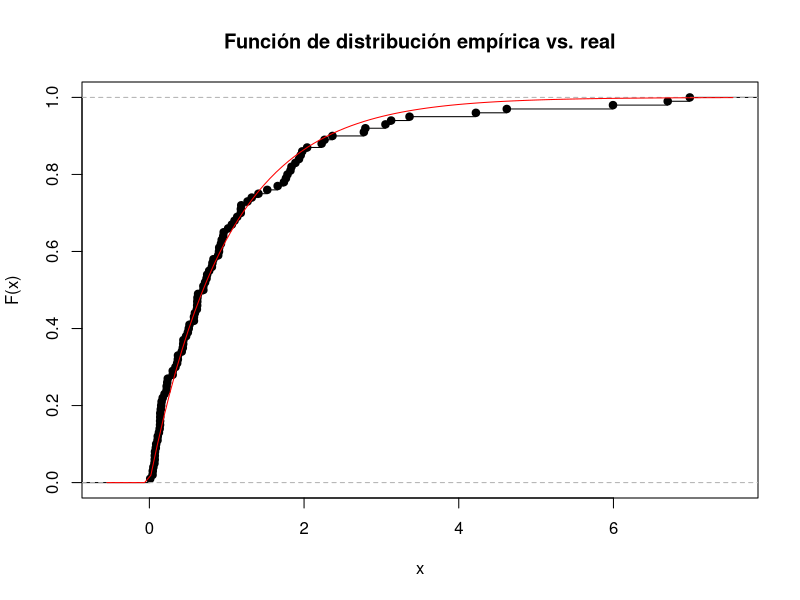
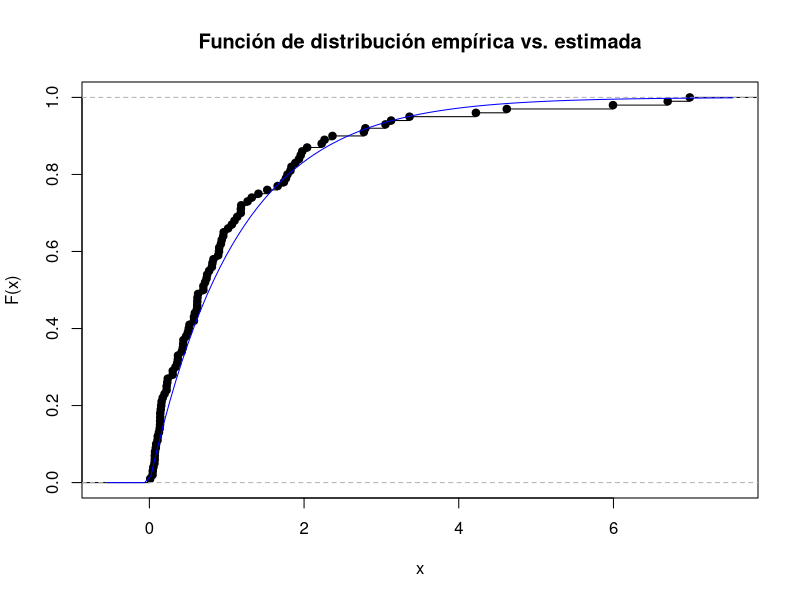
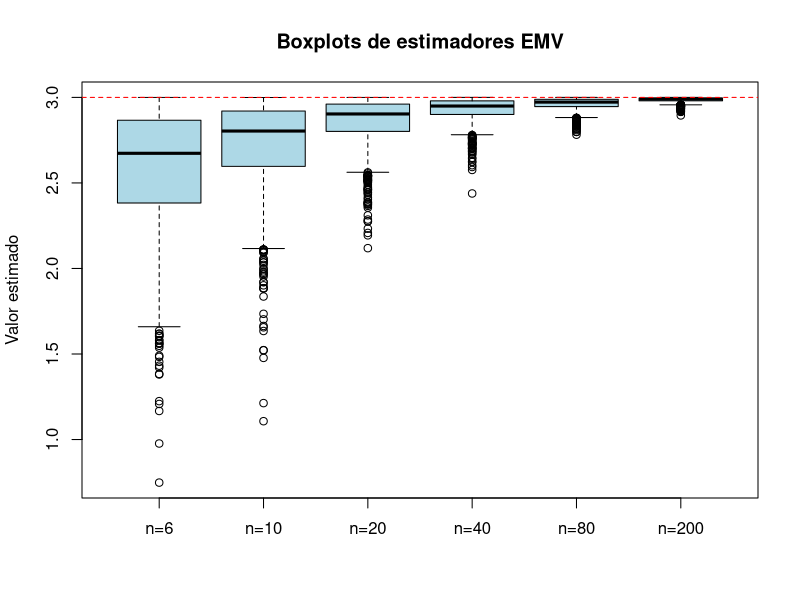
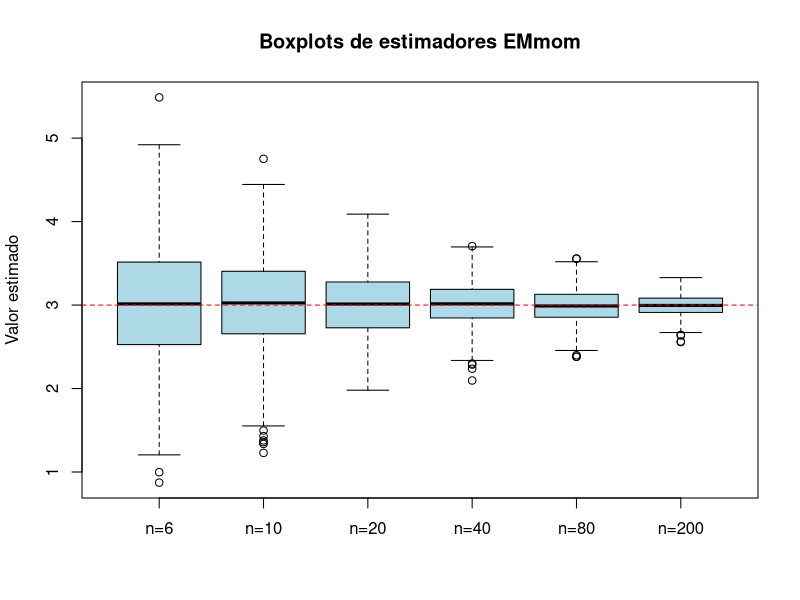
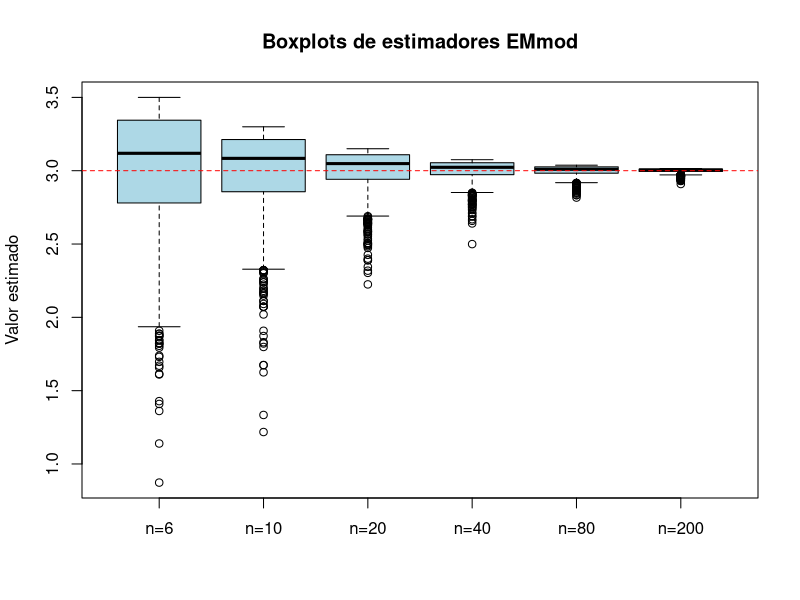
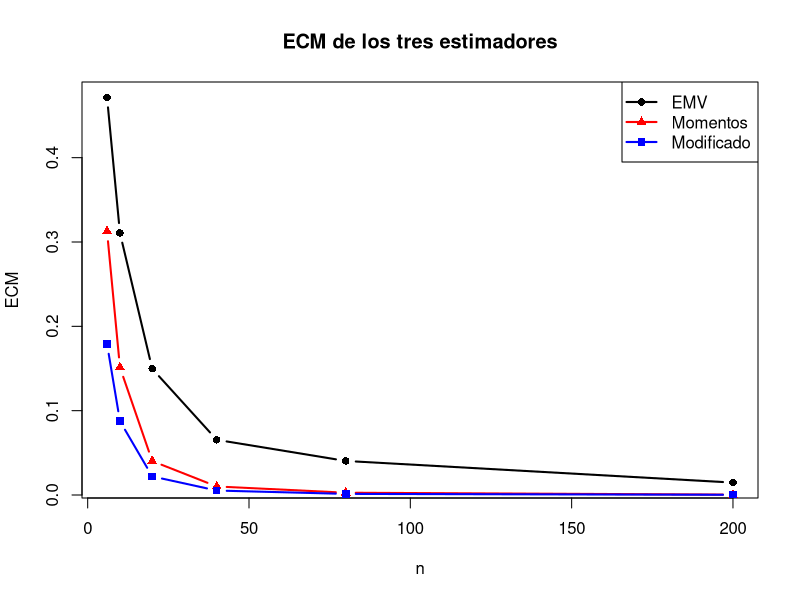

Reproduce these figures in R, in order.
###################################################################
######################### Practica 2 ##############################
###################################################################

#################################################
# 2.14
#################################################

#2.14.a
n <- 100 #Tamaño de la muestra
X_n <-rexp(n, rate=1) # n variables aleatorias indep e identicamente distribuidas como exp(1)
F_emp <- ecdf(X_n) #Distribucion empirica

#Graficamos la distribucion empirica vs la teorica
plot(F_emp, main = "Función de distribución empírica vs. real", xlab = "x", ylab = "F(x)")
curve(pexp(x, rate = 1), add = TRUE, col = "red")

# 2.14.b

#Estimador de momentos
#La esperanza de X_i es 1/\lambda. Luego igualamos Esp(x_1) = promedio(X_i).
#Nos queda que \lambda_mom = 1/promedio(X_i)

lambda_mom <- 1/mean(X_n)

#Estimador de max. verosimilitud
#Hacemos la productoria de las funciones de densidad nos queda:
#prod_i=1^i=n=\lambda * e^(-\lambda * x_i)
#El lambda sale afuera y nos queda \lambda^n * e^(-\lambda * sum_i=1^i=n{xi})
#Tomando logaritmo nos queda: n * ln(\lambda) + -\lambda * sum_i=1^i=n{xi}
#Que derivando e igualando a 0 nos queda igual a n * 1/\lambda - sum_i=1^i=n{xi} = 0
#Luego \lambda_mv = n/sum_i=1^i=n{xi}

lambda_mv <- n / sum(X_n)

#2.14.c

#Estimacion parametrica de la densidad (Preguntar Igual)
plot(F_emp, main = "Función de distribución empírica vs. estimada", xlab = "x", ylab = "F(x)")
curve(pexp(x, rate = lambda_mom), add = TRUE, col = "blue", type="l") #grafico una exponencial con el lambda estimado


#################################################
# 2.15
#################################################


#2.15.a
n <- 6 #tamaño de la muestra
theta_0 <- 3
X_n <- runif(n,0,theta_0) # n vars iid distribuidas como U(0,\theta_0)

#Por ejercicio 10 sabemos que los estimadores de theta son:
theta_mom <- 2 * mean(X_n) #Estimador de momentos de theta
theta_mv <- max(X_n) #Estimador de maxima verosimilitud de theta
theta_mod <- ((n+1)/n) * theta_mv #Estimador de maxima verosimilitud modificado de theta

#Definimos una funcion para almacenar estimadores segun el tamaño de la muestra
estimadores <- function(n){
  
    #Inicializamos una matriz para guardar los valores estimados de theta  
    res <- matrix(NA, nrow = 1000, ncol = 3)
    
    for (k in 1:1000){
      X_n <- runif(n, 0, theta_0) #muestra
      
      theta_mom <- 2 * mean(X_n) #estimador de momentos
      theta_mv <- max(X_n) #estimador de max ver
      theta_mod <- ((n + 1) / n) * theta_mv #estimador modificado
      
      res[k, ] <- c(theta_mom, theta_mv, theta_mod) #agregamos los valores estimados para la muestra k
    }
    colnames(res) <- c("momentos", "verosimilitud", "modificado")
    return(res) 
}

#Guardamos los valores para n=6,10,20,40,80,200
for (n in c(6, 10, 20, 40, 80, 200)) {
  assign(paste0("estimadores_", n), estimadores(n))
}

#Calculamos el estimador de primer momento del ECM de cada estimador para cada n
#La cuenta ejemplo seria ecm_mom_theta_mom_10 = mean((estimadores_10[1] - theta_0)^2)
for (n in c(6, 10, 20, 40, 80, 200)){ 
    for (i in c(1,2,3)){
      assign(paste0("ecm_mom_theta_",i,"_", n), mean((get(paste0("estimadores_", n))[,i] - theta_0)^2))
   }
}

#2.15.b

#Boxplot de los EMV simulados versus los tamanos de muestra n
boxplot(estimadores_6[,2], estimadores_10[,2], estimadores_20[,2], 
        estimadores_40[,2], estimadores_80[,2], estimadores_200[,2],  
        names = c("n=6", "n=10", "n=20", "n=40", "n=80", "n=200"),
        main = "Boxplots de estimadores EMV",
        ylab = "Valor estimado",
        col = "lightblue")
abline(h = theta_0, col = "red", lty = 2) #Agregamos linea punteada (lty=2) en el valor de theta_0

#Boxplot de los EMmom simulados versus los tamanos de muestra n
boxplot(estimadores_6[,1], estimadores_10[,1], estimadores_20[,1], 
        estimadores_40[,1], estimadores_80[,1], estimadores_200[,1],  
        names = c("n=6", "n=10", "n=20", "n=40", "n=80", "n=200"),
        main = "Boxplots de estimadores EMmom",
        ylab = "Valor estimado",
        col = "lightblue")
abline(h = theta_0, col = "red", lty = 2) #Agregamos linea punteada (lty=2) en el valor de theta_0

#Boxplot de los EMmod simulados versus los tamanos de muestra n
boxplot(estimadores_6[,3], estimadores_10[,3], estimadores_20[,3], 
        estimadores_40[,3], estimadores_80[,3], estimadores_200[,3],  
        names = c("n=6", "n=10", "n=20", "n=40", "n=80", "n=200"),
        main = "Boxplots de estimadores EMmod",
        ylab = "Valor estimado",
        col = "lightblue")
abline(h = theta_0, col = "red", lty = 2) #Agregamos linea punteada (lty=2) en el valor de theta_0


## Grafico de ECM estimado del EMV, Mom y Mod en el eje y, versus n en el eje x, en negro
# Eje x
n_vals <- c(6, 10, 20, 40, 80, 200)

# Primer estimador (EMV) en negro
y1 <- c(ecm_mom_theta_1_6, ecm_mom_theta_1_10, ecm_mom_theta_1_20,
        ecm_mom_theta_1_40, ecm_mom_theta_1_80, ecm_mom_theta_1_200)

# Segundo estimador (Momentos) en rojo
y2 <- c(ecm_mom_theta_2_6, ecm_mom_theta_2_10, ecm_mom_theta_2_20,
        ecm_mom_theta_2_40, ecm_mom_theta_2_80, ecm_mom_theta_2_200)

# Tercer estimador (Modificado) en azul
y3 <- c(ecm_mom_theta_3_6, ecm_mom_theta_3_10, ecm_mom_theta_3_20,
        ecm_mom_theta_3_40, ecm_mom_theta_3_80, ecm_mom_theta_3_200)

# Graficar la primera curva con plot()
plot(n_vals, y1, type = "b", pch = 16, col = "black", lwd = 2,
     xlab = "n", ylab = "ECM", main = "ECM de los tres estimadores")

# Agregar las otras dos curvas con lines()
lines(n_vals, y2, type = "b", pch = 17, col = "red", lwd = 2)
lines(n_vals, y3, type = "b", pch = 15, col = "blue", lwd = 2)

# Agregar leyenda
legend("topright", legend = c("EMV", "Momentos", "Modificado"),
       col = c("black", "red", "blue"), pch = c(16, 17, 15), lwd = 2)

#################################################
# 2.19
#################################################

#2.19.a
n <- 10
theta_0 <- 1
pmom <- c()
pemv <- c()
k <- 1000

for (i in 1:k){
  X_n <- runif(n, min = 0, max=theta_0)
  theta_mom <- 2 * mean(X_n)
  theta_mv <- max(X_n)
  epsilon <- 0.01
  pmom <- append(pmom, Mod(theta_mom - theta_0) < epsilon)
  pemv <- append(pemv, Mod(theta_mv - theta_0) < epsilon)
}

print(paste("Probabilidad de que |theta_mom - theta_0| < e: ", sum(pmom)/k))
print(paste("Probabilidad de que |theta_mv - theta_0| < e: ", sum(pemv)/k))

# 2.19.b y 2.19.c me dieron fiaca hacerlos :p
